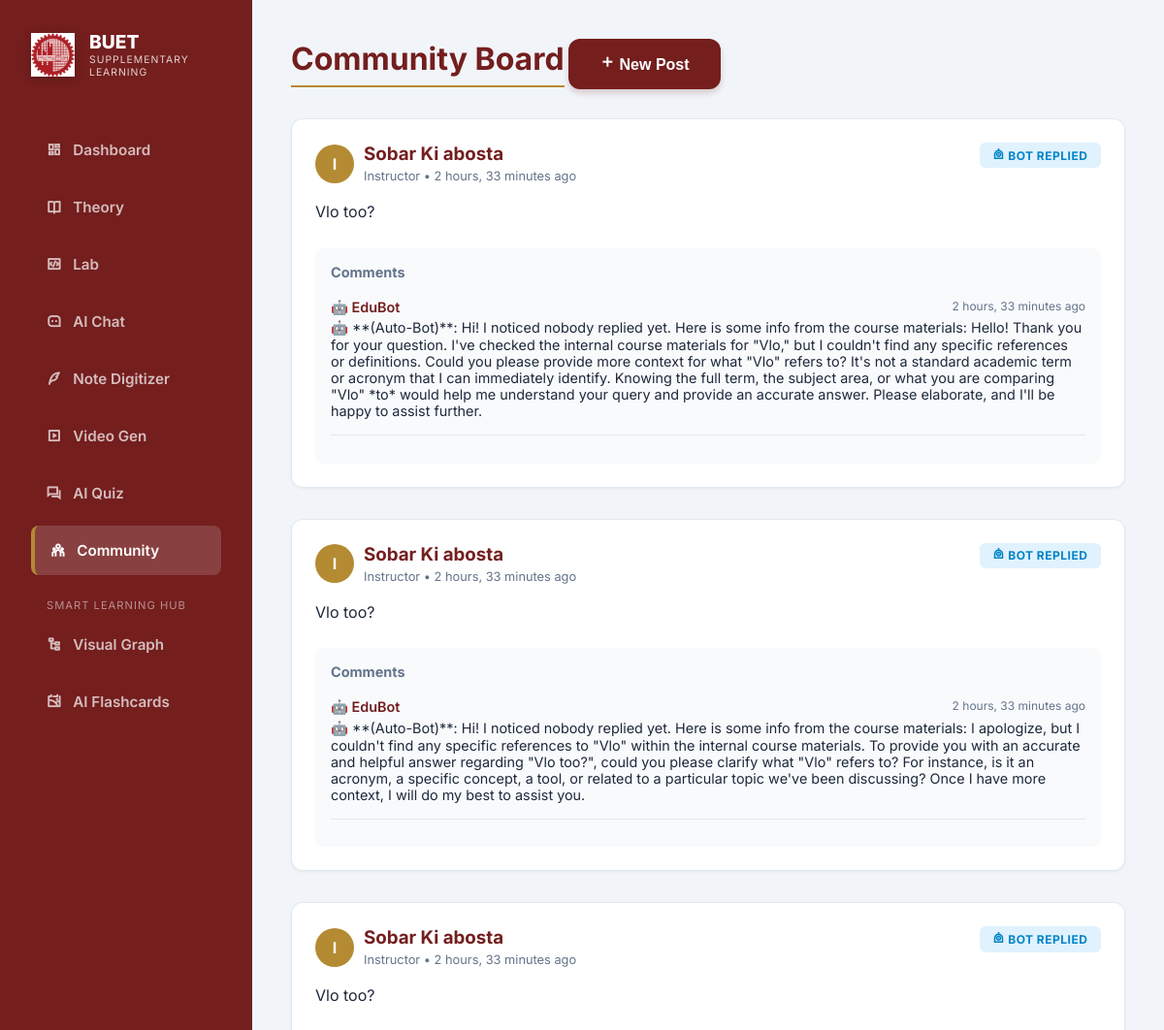
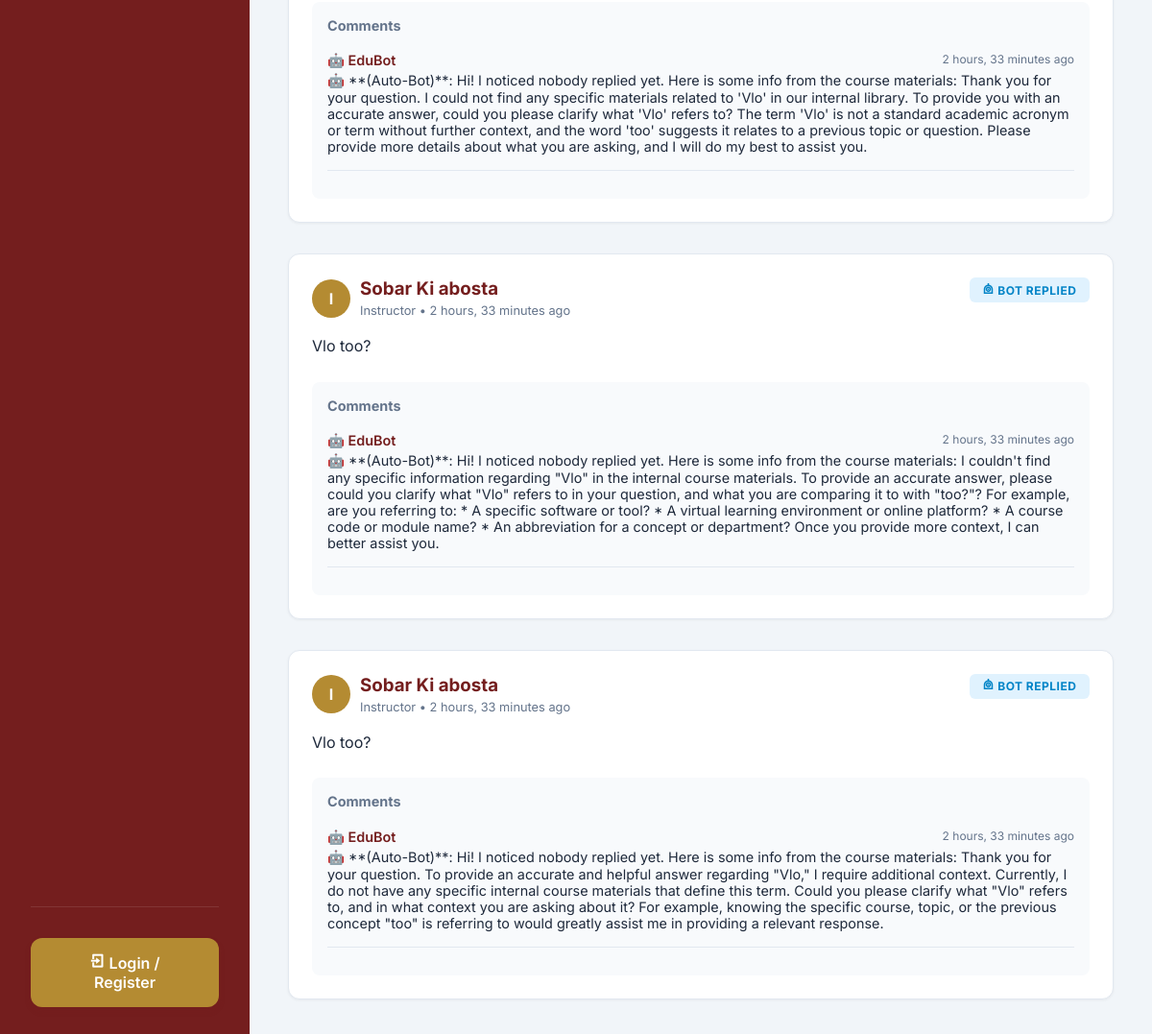
Page /community/feed/ on the committed database (2 pictures, top to bottom).
### community/models.py (models this page shows, shortened)
class Post(models.Model):
    title = models.CharField(max_length=255)
    content = models.TextField()
    author_name = models.CharField(max_length=100, default="Anonymous")
    created_at = models.DateTimeField(auto_now_add=True)
    has_bot_reply = models.BooleanField(default=False)

class Comment(models.Model):
    post = models.ForeignKey(Post, related_name='comments', on_delete=models.CASCADE)
    author_name = models.CharField(max_length=100, default="Anonymous")
    content = models.TextField()
    is_bot = models.BooleanField(default=False)
    created_at = models.DateTimeField(auto_now_add=True)

### community/views.py (the view)
# urls.py: path('feed/', CommunityUIView.as_view(), name='community_feed'),
class CommunityUIView(TemplateView):
    template_name = "community/feed.html"
    def get_context_data(self, **kwargs):
        context = super().get_context_data(**kwargs)
        context['posts'] = Post.objects.all().order_by('-created_at')
        return context

### templates/community/feed.html (shortened to what this page needs)
{% extends 'base.html' %}
{% block content %}
<div class="header">
    <div class="page-title">Community Board</div>
    <button onclick="document.getElementById('new-post-modal').style.display='block'" class="btn-primary">
        <i class="ri-add-line"></i> New Post
    </button>
</div>
<div class="grid" style="grid-template-columns: 1fr;">
    {% for post in posts %}
    <div class="card">
        <div class="card-header">
            <div style="display: flex; gap: 10px; align-items: center;">
                <div
                    style="background:var(--secondary); color:white; width: 40px; height: 40px; border-radius: 50%; display: flex; align-items: center; justify-content: center; font-weight: bold;">
                    {{ post.author_name|slice:":1" }}
                </div>
                <div>
                    <h3 style="margin: 0; color: var(--primary);">{{ post.title }}</h3>
                    <span style="font-size: 0.8rem; color: var(--text-muted);">
                        {{ post.author_name }} • {{ post.created_at|timesince }} ago</span>
                </div>
            </div>
            {% if post.has_bot_reply %}
            <span class="badge" style="background: #e0f2fe; color: #0284c7;">
                <i class="ri-robot-line"></i> Bot Replied
            </span>
            {% endif %}
        </div>
        <p style="margin-bottom: 1.5rem; line-height: 1.6;">{{ post.content }}</p>
        <div style="background: #f8fafc; padding: 1rem; border-radius: 8px;">
            <h4 style="margin-top: 0; font-size: 0.9rem; color: var(--text-muted);">Comments</h4>
            {% for comment in post.comments.all %}
            <div
                style="margin-bottom: 0.8rem; padding-bottom: 0.8rem; border-bottom: 1px solid #e2e8f0; font-size: 0.9rem;">
                <div style="display: flex; justify-content: space-between;">
                    <span
                        style="font-weight: 600; color: {% if comment.is_bot %}var(--primary){% else %}var(--text-main){% endif %};">
                        {% if comment.is_bot %}🤖 EduBot{% else %}{{ comment.author_name }}{% endif %}
                    </span>
                    <span style="font-size: 0.75rem; color: var(--text-muted);">
                        {{ comment.created_at|timesince }} ago
                    </span>
                </div>
                <p style="margin: 0.2rem 0;">{{ comment.content }}</p>
            </div>
            {% empty %}
            <p style="font-size: 0.85rem; color: var(--text-muted); font-style: italic;">No comments yet.</p>
            {% endfor %}
        </div>
    </div>
    {% empty %}
    <div style="text-align: center; color: var(--text-muted); padding: 3rem;">
        <i class="ri-discuss-line" style="font-size: 3rem; margin-bottom: 1rem; display: block;"></i>
        No discussions started yet. Be the first!
    </div>
    {% endfor %}
</div>
{% endblock %}

### static/css/styles.css (style rules this page uses)
:root { --primary: #741e1e; --secondary: #b48b32; --accent: #e53935; --bg-dark: #f1f5f9; --bg-card: #ffffff; --text-main: #1e293b; --text-muted: #64748b; --sidebar-bg: #741e1e; --sidebar-text: #ffffff; --glass: rgba(255, 255, 255, 0.9); --border-color: #e2e8f0; }
* { box-sizing: border-box; }
body { font-family: 'Inter', sans-serif; background: var(--bg-dark); color: var(--text-main); margin: 0; display: flex; height: 100vh; overflow: hidden; }
.page-title { font-size: 2rem; margin-bottom: 2rem; font-weight: 700; color: var(--primary); border-bottom: 2px solid var(--secondary); display: inline-block; padding-bottom: 0.5rem; }
.card { background: var(--bg-card); border: 1px solid var(--border-color); border-radius: 12px; padding: 1.5rem; transition: transform 0.2s, box-shadow 0.2s; box-shadow: 0 1px 3px rgba(0, 0, 0, 0.05); }
.card-header { display: flex; justify-content: space-between; align-items: start; margin-bottom: 1rem; }
.badge { padding: 0.35rem 0.85rem; border-radius: 6px; font-size: 0.75rem; font-weight: 700; text-transform: uppercase; letter-spacing: 0.5px; }
.grid { display: grid; grid-template-columns: repeat(auto-fill, minmax(300px, 1fr)); gap: 2rem; }
.btn-primary { background: var(--primary); color: white; border: none; padding: 1rem 2rem; border-radius: 12px; cursor: pointer; font-weight: 600; transition: all 0.2s; font-size: 1rem; box-shadow: 0 4px 6px rgba(116, 30, 30, 0.2); }

### rows in the picture
Post: author_name "I", title "Sobar Ki abosta", author_name "Instructor", created_at "2 hours, 33 minutes", has_bot_reply True (drawn), content "Vlo too?"
Comment: is_bot "🤖 EduBot", created_at "2 hours, 33 minutes", content "🤖 **(Auto-Bot)**: Hi! I noticed nobody replied yet. Here is some info from the course materials: Hello! Thank you for your question. I've checked the internal course materials for \"Vlo,\" but I couldn't find any specific references or definitions. Could you please provide more context for what \"Vlo\" refers to? It's not a standard academic term or acronym that I can immediately identify. Knowing the full term, the subject area, or what you are comparing \"Vlo\" *to* would help me understand your query and provide an accurate answer. Please elaborate, and I'll be happy to assist further."
Post: author_name "I", title "Sobar Ki abosta", author_name "Instructor", created_at "2 hours, 33 minutes", has_bot_reply True (drawn), content "Vlo too?"
Comment: is_bot "🤖 EduBot", created_at "2 hours, 33 minutes", content "🤖 **(Auto-Bot)**: Hi! I noticed nobody replied yet. Here is some info from the course materials: I apologize, but I couldn't find any specific references to \"Vlo\" within the internal course materials. To provide you with an accurate and helpful answer regarding \"Vlo too?\", could you please clarify what \"Vlo\" refers to? For instance, is it an acronym, a specific concept, a tool, or related to a particular topic we've been discussing? Once I have more context, I will do my best to assist you."
Post: author_name "I", title "Sobar Ki abosta", author_name "Instructor", created_at "2 hours, 33 minutes", has_bot_reply True (drawn), content "Vlo too?"
Comment: is_bot "🤖 EduBot", created_at "2 hours, 33 minutes", content "🤖 **(Auto-Bot)**: Hi! I noticed nobody replied yet. Here is some info from the course materials: Thank you for your question. I could not find any specific materials related to 'Vlo' in our internal library. To provide you with an accurate answer, could you please clarify what 'Vlo' refers to? The term 'Vlo' is not a standard academic acronym or term without further context, and the word 'too' suggests it relates to a previous topic or question. Please provide more details about what you are asking, and I will do my best to assist you."
Post: author_name "I", title "Sobar Ki abosta", author_name "Instructor", created_at "2 hours, 33 minutes", has_bot_reply True (drawn), content "Vlo too?"
Comment: is_bot "🤖 EduBot", created_at "2 hours, 33 minutes", content "🤖 **(Auto-Bot)**: Hi! I noticed nobody replied yet. Here is some info from the course materials: I couldn't find any specific information regarding \"Vlo\" in the internal course materials. To provide an accurate answer, please could you clarify what \"Vlo\" refers to in your question, and what you are comparing it to with \"too?\"? For example, are you referring to: * A specific software or tool? * A virtual learning environment or online platform? * A course code or module name? * An abbreviation for a concept or department? Once you provide more context, I can better assist you."
Post: author_name "I", title "Sobar Ki abosta", author_name "Instructor", created_at "2 hours, 33 minutes", has_bot_reply True (drawn), content "Vlo too?"
Comment: is_bot "🤖 EduBot", created_at "2 hours, 33 minutes", content "🤖 **(Auto-Bot)**: Hi! I noticed nobody replied yet. Here is some info from the course materials: Thank you for your question. To provide an accurate and helpful answer regarding \"Vlo,\" I require additional context. Currently, I do not have any specific internal course materials that define this term. Could you please clarify what \"Vlo\" refers to, and in what context you are asking about it? For example, knowing the specific course, topic, or the previous concept \"too\" is referring to would greatly assist me in providing a relevant response."
